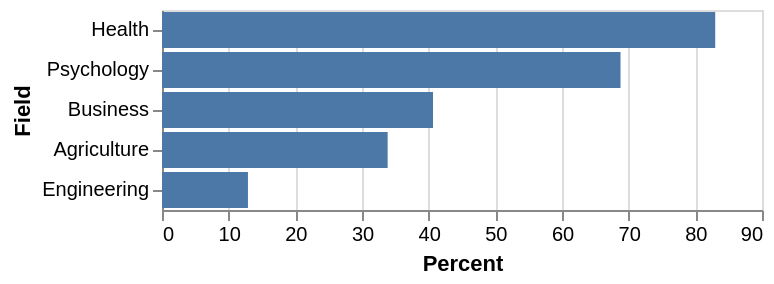

The cell this chart's notebook holds for it:
### Markdown cell above
### Vertical bar chart

**You can *chain the plot commands* right onto the end of the mean calculation!** This is the same thing as if we did a sequence

```
deg_means = df.mean()
deg_means.plot.bar()
```

but we don't need an intermediate variable. Again, that is called **chaining** methods when we link them together like a long chain. As you read left-to-right, the methods (functions) work on the output of the previous command.

### Code cell
df_tall.group_by(
    'Field'
).agg(
    pl.col('Percent').mean()
).plot.bar(
    alt.X('Percent:Q'),
    alt.Y('Field:N').sort('-x')
)

### Figure 1 — Vega-Lite specification as saved in the notebook (floating-point values rounded to 4 significant figures)
{"config": {"view": {"continuousWidth": 300, "continuousHeight": 300}}, "data": {"name": "data-3e0517ba9868f38557d082e3194e013d"}, "mark": {"type": "bar", "tooltip": true}, "encoding": {"x": {"field": "Percent", "type": "quantitative"}, "y": {"field": "Field", "sort": "-x", "type": "nominal"}}, "params": [{"name": "param_16", "select": {"type": "interval", "encodings": ["x", "y"]}, "bind": "scales"}], "$schema": "https://vega.github.io/schema/vega-lite/v5.20.1.json", "datasets": {"data-3e0517ba9868f38557d082e3194e013d": [{"Field": "Psychology", "Percent": 68.78}, {"Field": "Agriculture", "Percent": 33.85}, {"Field": "Business", "Percent": 40.65}, {"Field": "Health", "Percent": 82.98}, {"Field": "Engineering", "Percent": 12.89}]}}
